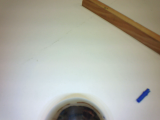
#> input picture ml_data/victims/victims/1651948190.4058802.png, 160 x 120 px, given in place of 1651946284.400168.png, which was not available
$ python upsample_data.py
#> lines starting #> are read from the running program, lines starting #| are printed output that depends on the picture; pictures that were not available may be replaced by others from this repository, and a replacement may not be noted
import numpy as np
import os
import cv2

INPUT_NO_VICTIMS = "../../ml_data/victims/no_victims"
OUTPUT_NO_VICTIMS = "../../ml_data/victims/no_victims_us"

INPUT_DIR = "../../ml_data/victims/victims"
OUTPUT_DIR = "../../ml_data/victims/victims_us"
INPUT_CSV = "out.csv"
OUTPUT_CSV = "out_us.csv"

input_width = 160
input_height = 120

rows_to_add = []

with open(INPUT_CSV, "r") as f:
#> (reads scripts/victim_ml/out.csv from the repository)
	for row in f.readlines():
		rows_to_add.append(row)

		cols = row.split(',')
		img = cols[0]

		filename_f = img[0:-4] + "_f.png"
		new_row_f = f"{filename_f}, {cols[1]}"

		filename_b = img[0:-4] + "_b.png"
		new_row_b = row.replace(".png", "_b.png")

		for i in range(int(cols[1])):
			j = 2 + i*5
			new_xmin = input_width - float(cols[j + 3])
			new_xmax = input_width - float(cols[j + 1])

			new_row_f += f", {cols[j]}, {new_xmin}, {cols[j + 2]}, {new_xmax}, {cols[j + 4]}"

		rows_to_add.append(new_row_f)
		#rows_to_add.append(new_row_b)

		image = cv2.imread(INPUT_DIR + "/" + img, cv2.IMREAD_GRAYSCALE)
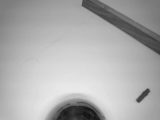
#> image: shape (120, 160); min 21, max 234, mean 172.8
		print(img)
		if(image.shape[0] > 200):
			print("-> Image too big!!!!")
		image1 = np.flip(image, axis=1)
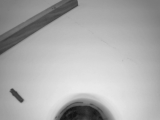
#> image1: shape (120, 160); min 21, max 234, mean 172.8

		# [4 lines of commented-out code are left out]

		cv2.imwrite(OUTPUT_DIR + "/" + img, image)
		cv2.imwrite(OUTPUT_DIR + "/" + filename_f, image1)
#> pass 2 of the loop `for row in f.readlines():`:
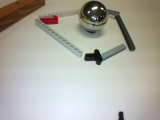
#> input picture ml_data/victims/victims/1651948332.8038914.png, 160 x 120 px, given in place of 1651946304.801748.png, which was not available
#> `image = cv2.imread(INPUT_DIR + "/" + img, cv2.IMREAD_GRAYSCALE)`:
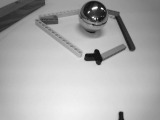
#> image: shape (120, 160); min 21, max 254, mean 172.7
#> `image1 = np.flip(image, axis=1)`:
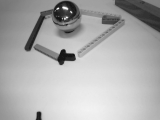
#> image1: shape (120, 160); min 21, max 254, mean 172.7
#> (the run stopped early here; a loop or call above may not have finished)
